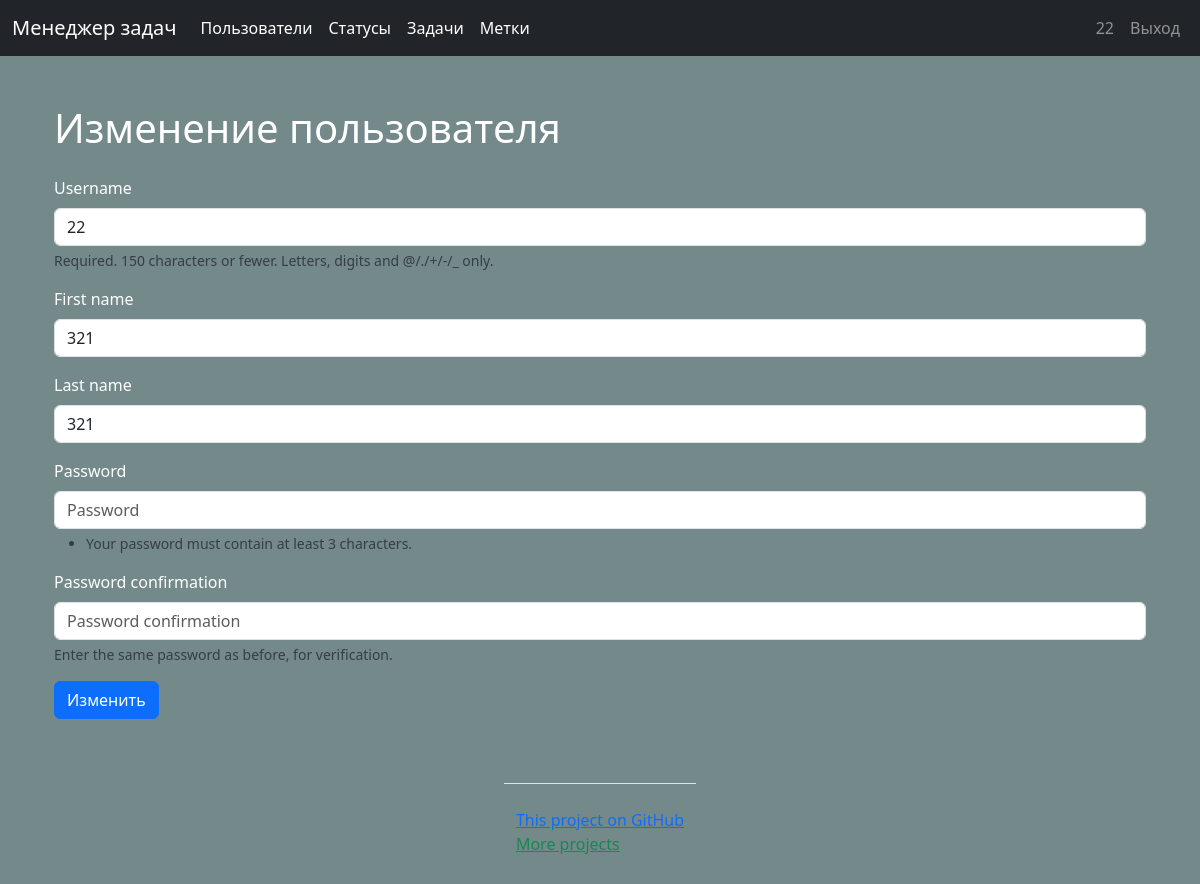
Page /users/23/update/ (signed in) on the committed database.
### users/models.py (models this page shows, shortened)
class Users(AbstractUser):
    class Meta:
        ordering = ['-date_joined']

### users/views.py (the view, shortened to what this page needs)
# urls.py: path('<int:pk>/update/', UpdateUserView.as_view(), name='update_user'),
class UpdateUserView(LoginAuthMixin, UserMixin, UpdateView):
    model = get_user_model()
    form_class = RegisterUserForm
    template_name_suffix = '_update_form'
    success_url = reverse_lazy('users')
    success_message = _('User successfully changed')
    extra_context = {'title': _('Update user'),
                     'btn_name': _('Update'), }

### users/forms.py
class RegisterUserForm(UserCreationForm):
    class Meta:
        model = get_user_model()
        fields = ['username', 'first_name', 'last_name']  # fields = '__all__'
        ordering = ['-date_joined']

### task_manager/mixins.py (called while the page is built)
    def dispatch(self, request, *args, **kwargs):
        if not request.user.is_authenticated:
            messages.error(self.request, _('You are not authorized! Please sign in.'))
            return redirect('user_login')
        return super().dispatch(request, *args, **kwargs)

### users/mixins.py (called while the page is built)
    def test_func(self):
        return self.get_object() == self.request.user

### task_manager/templates/users/users_update_form.html (shortened to what this page needs)
{% extends 'base.html' %}
{% load bootstrap4 %}
{% load i18n %}
{% block content %}
<div class="container wrapper flex-grow-1">
    <h1 class="my-4">{{ title }}</h1>
    <form action="" method="post">
        {% bootstrap_form form %}
        <div class="form-group">
            <input class="btn btn-primary" type="submit" value="{{ btn_name }}">
        </div>
    </form>
</div>
{% endblock %}

### task_manager/templates/base.html (shortened to what this page needs)
<!doctype html>
{% load i18n %}
{% load static %}
{% load bootstrap4 %}
{% bootstrap_css %}
<html lang="en">
<head>
    <link href="https://cdn.jsdelivr.net/npm/bootstrap@5.3.0-alpha1/dist/css/bootstrap.min.css"
          rel="stylesheet"
>
</head>
<body class="d-flex flex-column min-vh-100 ">
<nav class="navbar navbar-expand-md navbar-dark bg-dark fixed-top">
    <div class="container-fluid">
        <a class="navbar-brand" href="{% url 'home' %}">{% translate 'Task manager' %}</a>
        <div class="collapse navbar-collapse" id="navbarsExampleDefault">
            <ul class="navbar-nav mr-auto">
                <li class="nav-item active">
                    <a class="nav-link" href="{% url 'users' %}">{% translate 'Users' %}
                        <span class="sr-only">(current)</span></a></li>
                {% if request.user.is_authenticated %}
                <li class="nav-item active">
                    <a class="nav-link" href="{% url 'statuses' %}">{% translate 'Statuses' %}
                        <span class="sr-only">(current)</span></a></li>
                <li class="nav-item active">
                    <a class="nav-link" href="{% url 'tasks' %}">{% translate 'Tasks' %}
                        <span class="sr-only">(current)</span></a></li>
                <li class="nav-item active">
                    <a class="nav-link" href="{% url 'labels' %}">{% translate 'Labels' %}
                        <span class="sr-only">(current)</span></a></li>
                {% endif %}
            </ul>
            <ul class="navbar-nav">
                {% if request.user.is_authenticated %}
                <li class="nav-item nav-link "> {{user.username}}</li>
                <li class="nav-item"><a class="nav-link" href="{% url 'user_logout' %}">
                    {% translate "Logout" %}</a></li>
                {% else %}
                <li class="nav-item"><a class="nav-link" href="{% url 'user_login' %}">
                    {% translate "Login" %}</a></li>
                <li class="nav-item"><a class="nav-link" href="{% url 'register' %}">
                    {% trans 'Registration' %}</a></li>
                {% endif %}
            </ul>
        </div>
    </div>
</nav>
<main role="main" class="container">
    {% block content %}
    {% endblock %}
</main>
<footer class=" mx-auto">
    <div class="container my-5 pt-4 border-top">
        <a class=".text-primary"
           target="_blank" href="https://github.com/Gas159/python-project-52">
            {% trans 'This project on GitHub' %}
        </a>
        <br>
        <a class="link-success .justify-content-center"
           target="_blank" href="https://github.com/Gas159">
            {% trans 'More projects' %}
        </a>
    </div>
</footer>
</body>
</html>

### task_manager/templates/base.html (style rules this page uses)
body { padding-top: 5rem; background-color: #74898a; color: white; }

### rows in the picture
Users: username "22", first_name "321", last_name "321"

### other values in the picture
{{ title }} "Изменение пользователя"
